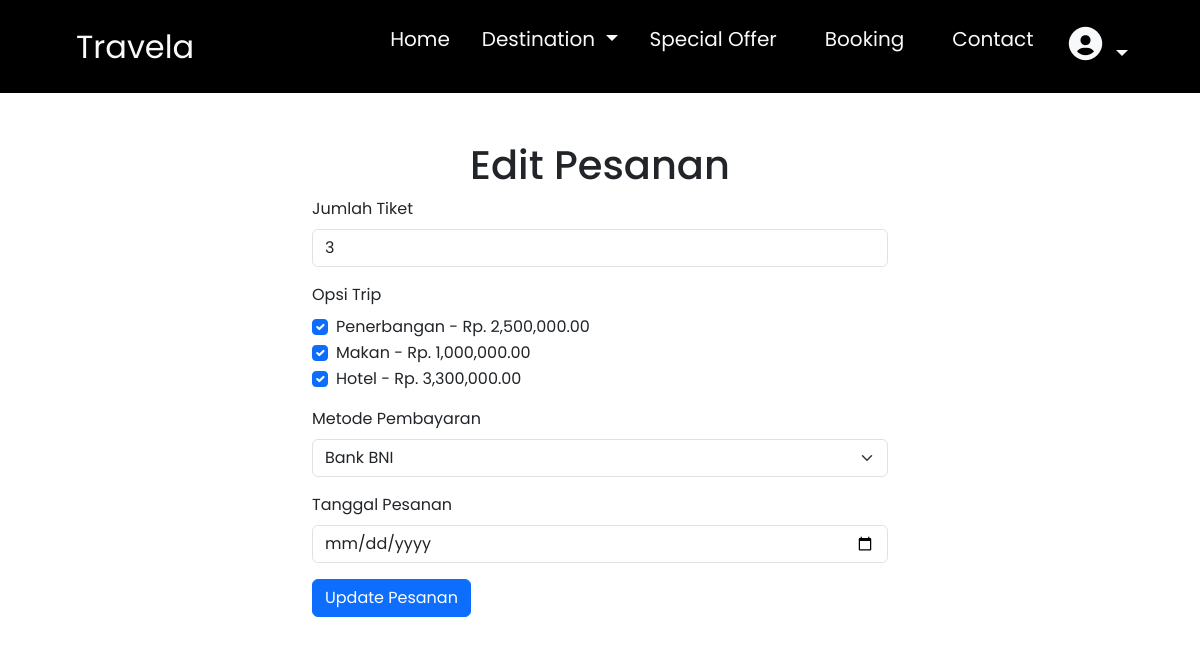
Page /page/edit_order.php?id=65 (signed in) on the earlier database version.
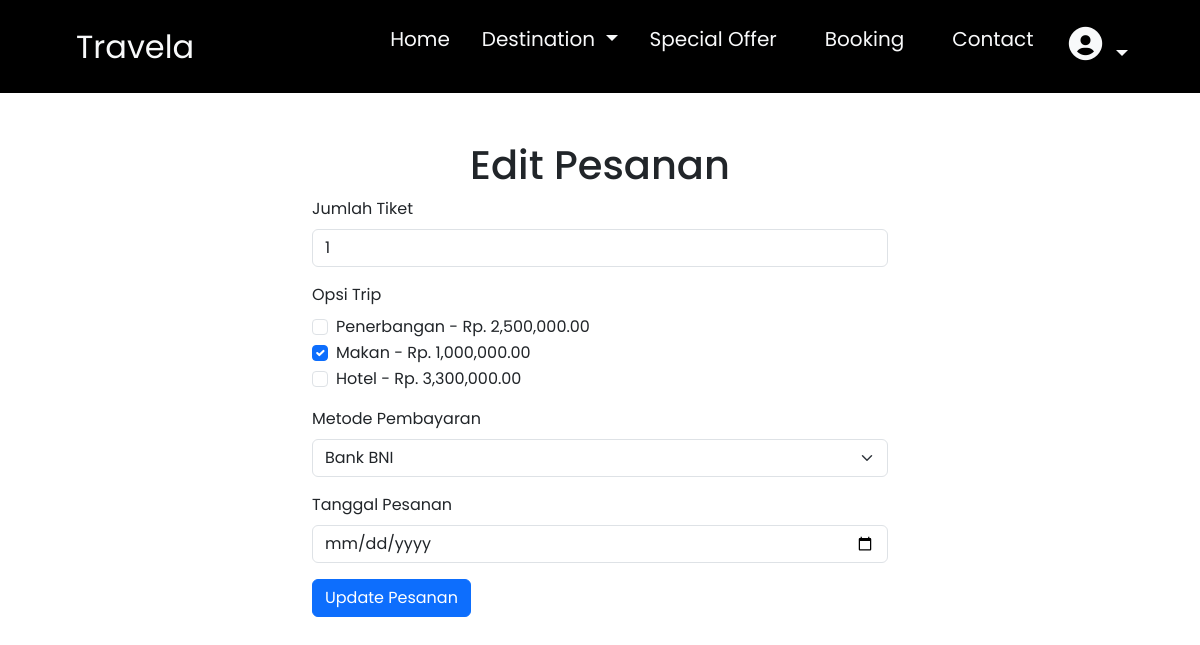
Same page on the later database version.
### tables this page shows
CREATE TABLE `orders` (
  `id` int(11) NOT NULL,
  `user_id` int(11) NOT NULL,
  `destination_cards_id` int(11) NOT NULL,
  `jumlah_tiket` int(11) NOT NULL,
  `total_harga` int(11) NOT NULL,
  `order_date` timestamp NOT NULL DEFAULT current_timestamp(),
  `payment_method_id` int(11) DEFAULT NULL,
  `opsi_trip_ids` varchar(255) DEFAULT NULL
);

CREATE TABLE `opsi_trip` (
  `id` int(11) NOT NULL,
  `destination_cards_id` int(11) NOT NULL,
  `option_name` varchar(255) NOT NULL,
  `option_price` int(20) NOT NULL
);

CREATE TABLE `payment_method` (
  `id` int(11) NOT NULL,
  `name` varchar(50) NOT NULL
);

### page/edit_order.php (the view, shortened to what this page needs)
<?php
include "../koneksi.php";
$order_id = $_GET['id'];
$order_sql = "SELECT * FROM orders WHERE id = ?";
$stmt = $conn->prepare($order_sql);
$stmt->bind_param('i', $order_id);
$stmt->execute();
$order = $stmt->get_result()->fetch_assoc();
$destination_cards_id = $order['destination_cards_id'];
$opsi_sql = "SELECT id, option_name, option_price FROM opsi_trip WHERE destination_cards_id = ?";
$stmt = $conn->prepare($opsi_sql);
$stmt->bind_param('i', $destination_cards_id);
$stmt->execute();
$opsi_trip = $stmt->get_result()->fetch_all(MYSQLI_ASSOC);
$payment_sql = "SELECT id, name FROM payment_method";
$payment_methods = $conn->query($payment_sql)->fetch_all(MYSQLI_ASSOC);
?>
<!DOCTYPE html>
<html lang="id">
<head>
    <link href="https://cdn.jsdelivr.net/npm/bootstrap@5.3.3/dist/css/bootstrap.min.css" rel="stylesheet">
    <link rel="stylesheet" href="../style.css">
    <link href='https://unpkg.com/boxicons@2.1.4/css/boxicons.min.css' rel='stylesheet'>
</head>
<body class="background">
    <?php include "layout/navbar.php"; ?>
    <div class="container mt-5" style="max-width: 50%">
        <h1 class="text-center">Edit Pesanan</h1>
        <form method="post" id="orderForm">
            <div class="mb-3">
                <label for="jumlah_tiket" class="form-label">Jumlah Tiket</label>
                <input type="number" class="form-control" id="jumlah_tiket" name="jumlah_tiket" value="<?= htmlspecialchars($order['jumlah_tiket']); ?>" required>
            </div>
            <div class="mb-3">
                <label class="form-label">Opsi Trip</label><br>
                <?php foreach ($opsi_trip as $opsi) : ?>
                    <div class="form-check">
                        <input class="form-check-input" type="checkbox" id="opsi_<?= $opsi['id']; ?>" name="opsi_trip[]" value="<?= $opsi['id']; ?>" data-price="<?= $opsi['option_price']; ?>" <?= in_array($opsi['id'], explode(',', $order['opsi_trip_ids'])) ? 'checked' : ''; ?>>
                        <label class="form-check-label" for="opsi_<?= $opsi['id']; ?>"><?= htmlspecialchars($opsi['option_name']) . ' - Rp. ' . number_format($opsi['option_price'], 2); ?></label>
                    </div>
                <?php endforeach; ?>
            </div>
            <div class="mb-3">
                <label for="payment_method" class="form-label">Metode Pembayaran</label>
                <select class="form-select" id="payment_method" name="payment_method_id" required>
                    <?php foreach ($payment_methods as $method) : ?>
                        <option value="<?= $method['id']; ?>" <?= $method['id'] == $order['payment_method_id'] ? 'selected' : ''; ?>><?= htmlspecialchars($method['name']); ?></option>
                    <?php endforeach; ?>
                </select>
            </div>
            <div class="mb-3">
                <label class="form-label" for="order_date">Tanggal Pesanan</label>
                <input type="date" name="order_date" class="form-control" id="order_date" value="<?= htmlspecialchars($order['order_date']); ?>" required>
            </div>
            <button type="button" class="btn btn-primary" id="updateButton">Update Pesanan</button>
        </form>
    </div>
</body>
</html>

### page/layout/navbar.php (shortened to what this page needs)
<nav class="navbar navbar-expand-lg p-3 text-light d-flex justify-content-between fs-5" style="background-color: #000000">
        <div class="container-fluid d-flex mx-5">
            <a class="navbar-brand text-light fs-2" href="homepage.php">Travela</a>
        </div>
        <div class="collapse navbar-collapse d-flex mx-5" id="navbarNav">
            <ul class="navbar-nav d-flex mx-5" style="width: max-content;">
                <li class=" mx-3">
                    <a class="nav-link active text-light" aria-current="page" href="homepage.php">Home</a>
                </li>
                <li class="nav-item dropdown">
                    <a class="nav-link dropdown-toggle text-light" href="#" role="button" data-bs-toggle="dropdown" aria-expanded="false">
                        Destination
                    </a>
                </li>
                <li class=" mx-3">
                    <a class="nav-link text-light" href="special_offer.php">Special Offer</a>
                </li>
                <li class=" mx-3">
                    <a class="nav-link text-light" href="history.php">Booking</a>
                </li>
                <li class=" mx-3">
                    <a class="nav-link text-light" href="https://wa.me/+6285887510981">Contact</a>
                </li>
                <li class="nav-item dropdown">
                    <a class="nav-link dropdown-toggle text-light" href="#" role="button" data-bs-toggle="dropdown" aria-expanded="false">
                        <i class='bx bxs-user-circle fs-1' style="margin-top: 0px"></i>
                    </a>
                </li>
            </ul>
        </div>
    </nav>

### style.css (style rules this page uses)
* { font-family: "Poppins", sans-serif; }

Differences in the rows shown:
changed orders "Bank BNI": jumlah_tiket "3" → "1"; opsi_trip_ids "☑" → "☐"
